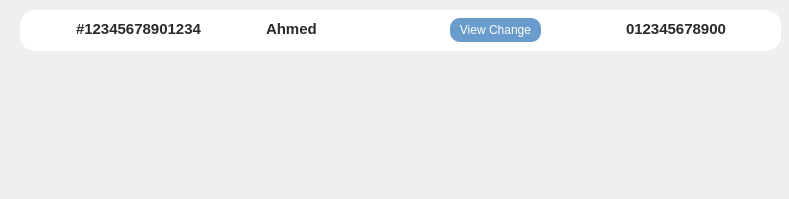
        <widget class="QWidget" name="scrollAreaWidgetContents_7">
         <property name="geometry">
          <rect>
           <x>0</x>
           <y>0</y>
           <width>789</width>
           <height>199</height>
          </rect>
         </property>
         <widget class="QFrame" name="frame_18">
          <property name="geometry">
           <rect>
            <x>20</x>
            <y>10</y>
            <width>761</width>
            <height>41</height>
           </rect>
          </property>
          <property name="styleSheet">
           <string notr="true">QFrame{
  border-radius: 15px;
  border: 2px solid white ;
background-color:white;

}
QLabel
{
font-size:15px;
font-weight:bold;
color:#2B2A2A;
}
QPushButton{
  border-radius: 10px;
  background: #FF7F7F;
color:white;



}

QPushButton:hover{
background: #CCD0CD;
color:Black;
}

</string>
          </property>
          <property name="frameShape">
           <enum>QFrame::Shape::StyledPanel</enum>
          </property>
          <property name="frameShadow">
           <enum>QFrame::Shadow::Raised</enum>
          </property>
          <widget class="QLabel" name="label_143">
           <property name="geometry">
            <rect>
             <x>50</x>
             <y>3</y>
             <width>141</width>
             <height>31</height>
            </rect>
           </property>
           <property name="text">
            <string>#12345678901234</string>
           </property>
          </widget>
          <widget class="QLabel" name="label_144">
           <property name="geometry">
            <rect>
             <x>240</x>
             <y>3</y>
             <width>141</width>
             <height>31</height>
            </rect>
           </property>
           <property name="text">
            <string>Ahmed</string>
           </property>
          </widget>
          <widget class="QLabel" name="label_145">
           <property name="geometry">
            <rect>
             <x>600</x>
             <y>3</y>
             <width>131</width>
             <height>31</height>
            </rect>
           </property>
           <property name="text">
            <string>012345678900</string>
           </property>
          </widget>
          <widget class="QLabel" name="label_146">
           <property name="geometry">
            <rect>
             <x>7</x>
             <y>5</y>
             <width>31</width>
             <height>31</height>
            </rect>
           </property>
           <property name="text">
            <string/>
           </property>
           <property name="pixmap">
            <pixmap>Assets/profile.png</pixmap>
           </property>
           <property name="scaledContents">
            <bool>true</bool>
           </property>
          </widget>
          <widget class="QPushButton" name="pushButton_9">
           <property name="geometry">
            <rect>
             <x>430</x>
             <y>8</y>
             <width>91</width>
             <height>24</height>
            </rect>
           </property>
           <property name="styleSheet">
            <string notr="true">QPushButton{
  border-radius: 10px;
  background: #699CCC;
color:white;



}

QPushButton:hover{
background: #CCD0CD;
color:black;

}

</string>
           </property>
           <property name="text">
            <string>View Change</string>
           </property>
          </widget>
         </widget>
        </widget>
